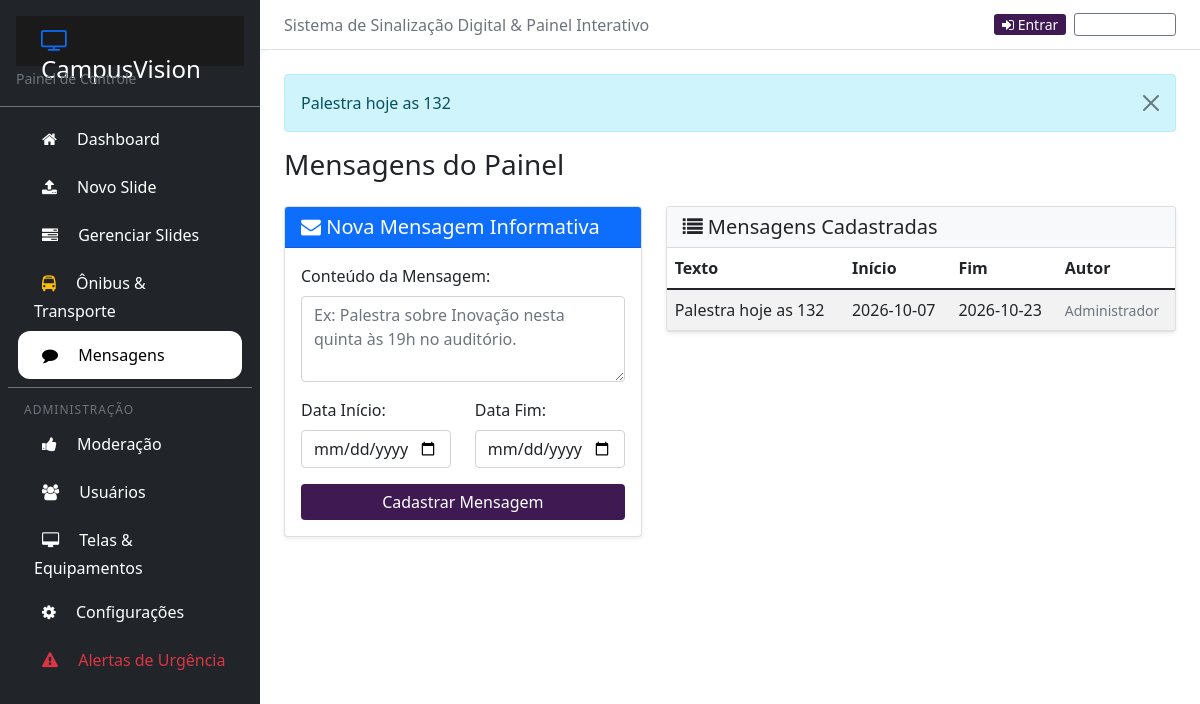
Screenshot of /messages/ with the database file from the repository.
### app/models.py (models this page shows)
class Message(models.Model):
    time_start = models.CharField(max_length=1000)
    time_end = models.CharField(max_length=1000)
    text = models.CharField(max_length=1000)
    submitted_by = models.CharField(max_length=1000, default="Admin")
    class Meta:
        db_table = 'Message'
    def __str__(self):
        return self.text

### app/views.py (the view, shortened to what this page needs)
# urls.py: path('messages/', views.messages_view, name='messages'),
def messages_view(request):
    return render(request, 'app/messages.html', {
        'title': 'Mensagens do Painel',
        'name': get_current_user_name(request),
        'mod_count': mod_counter(),
        'messages': Message.objects.all().order_by('-id')
    })

### app/utils.py (called while the page is built)
def mod_counter():
    return Slide.objects.filter(approval="Waiting Review").count()

### app/views.py (called while the page is built)
def get_current_user_name(request):
    if request.user.is_authenticated:
        return getattr(request.user, 'name', None) or request.user.get_username()
    return "Visitante"

### app/templates/app/messages.html (shortened to what this page needs)
{% extends "app/base.html" %}
{% block content %}
<div class="row">
  <div class="col-md-5">
    <div class="card shadow-sm mb-4">
      <div class="card-header bg-primary text-white">
        <h5 class="mb-0"><i class="fa fa-envelope"></i> Nova Mensagem Informativa</h5>
      </div>
      <div class="card-body">
        <form method="POST" action="{% url 'messages' %}">
          <div class="mb-3">
            <label for="message_text" class="form-label font-weight-bold">Conteúdo da Mensagem:</label>
            <textarea class="form-control" id="message_text" name="message_text" rows="3" placeholder="Ex: Palestra sobre Inovação nesta quinta às 19h no auditório." required></textarea>
          </div>
          <div class="row">
            <div class="col-md-6 mb-3">
              <label for="time_start" class="form-label font-weight-bold">Data Início:</label>
              <input type="date" class="form-control" id="time_start" name="time_start" required>
            </div>
            <div class="col-md-6 mb-3">
              <label for="time_end" class="form-label font-weight-bold">Data Fim:</label>
              <input type="date" class="form-control" id="time_end" name="time_end" required>
            </div>
          </div>
          <button class="btn btn-primary w-100" type="submit">Cadastrar Mensagem</button>
        </form>
      </div>
    </div>
  </div>
  <div class="col-md-7">
    <div class="card shadow-sm">
      <div class="card-header bg-light">
        <h5 class="mb-0"><i class="fa fa-list"></i> Mensagens Cadastradas</h5>
      </div>
      <div class="card-body p-0">
        <table class="table table-striped table-hover mb-0">
          <thead>
            <tr>
              <th>Texto</th>
              <th>Início</th>
              <th>Fim</th>
              <th>Autor</th>
            </tr>
          </thead>
          <tbody>
            {% for msg in messages %}
              <tr>
                <td>{{ msg.text }}</td>
                <td>{{ msg.time_start }}</td>
                <td>{{ msg.time_end }}</td>
                <td><small class="text-muted">{{ msg.submitted_by }}</small></td>
              </tr>
            {% empty %}
              <tr>
                <td colspan="4" class="text-center py-4 text-muted">Nenhuma mensagem ativa.</td>
              </tr>
            {% endfor %}
          </tbody>
        </table>
      </div>
    </div>
  </div>
</div>
{% endblock %}

### app/templates/app/base.html (shortened to what this page needs)
{% load static %}
<!doctype html>
<html lang="pt-br">
  <head>
    <link rel="stylesheet" href="https://cdn.jsdelivr.net/npm/bootstrap@5.1.3/dist/css/bootstrap.min.css">
    <link rel="stylesheet" href="https://cdnjs.cloudflare.com/ajax/libs/font-awesome/4.7.0/css/font-awesome.min.css">
    <link rel="stylesheet" href="{% static 'main.css' %}">
  </head>
  <body>
    <main style="max-width: none; display: flex; flex-wrap: nowrap; min-height: 100vh;">
      <div class="sidebar d-flex flex-column flex-shrink-0 text-white" style="width: 260px; min-height: 100vh; background-color: #212529;">
        <div class="p-3 border-bottom border-secondary">
          <h4 class="app-title mb-0 text-white"><i class="fa fa-television text-primary"></i> CampusVision</h4>
          <small class="text-muted">Painel de Controle</small>
        </div>
        <ul class="nav nav-pills flex-column mb-auto p-2">
          <li class="nav-item">
            <a href="{% url 'index' %}" class="nav-link side-nav text-white {% if request.path == '/' %}active bg-primary{% endif %}">
              <i class="fa fa-home me-2"></i> Dashboard
            </a>
          </li>
          <li>
            <a href="{% url 'upload' %}" class="nav-link side-nav text-white {% if request.path == '/upload/' or request.path == '/upload' %}active bg-primary{% endif %}">
              <i class="fa fa-upload me-2"></i> Novo Slide
            </a>
          </li>
          <li>
            <a href="{% url 'manager' %}" class="nav-link side-nav text-white {% if '/manager' in request.path %}active bg-primary{% endif %}">
              <i class="fa fa-tasks me-2"></i> Gerenciar Slides
            </a>
          </li>
          <li>
            <a href="{% url 'bus_manager' %}" class="nav-link side-nav text-white {% if '/buses' in request.path %}active bg-primary{% endif %}">
              <i class="fa fa-bus me-2 text-warning"></i> Ônibus & Transporte
            </a>
          </li>
          <li>
            <a href="{% url 'messages' %}" class="nav-link side-nav text-white {% if '/messages' in request.path %}active bg-primary{% endif %}">
              <i class="fa fa-comment me-2"></i> Mensagens
            </a>
          </li>
          <li class="nav-item mt-2 pt-2 border-top border-secondary">
            <span class="px-3 text-uppercase text-muted" style="font-size: 0.75rem; letter-spacing: 1px;">Administração</span>
          </li>
          <li>
            <a href="{% url 'mod' %}" class="nav-link side-nav text-white {% if '/mod' in request.path %}active bg-primary{% endif %}">
              <i class="fa fa-thumbs-up me-2"></i> Moderação
            </a>
          </li>
          <li>
            <a href="{% url 'usermanager' %}" class="nav-link side-nav text-white {% if '/usermanager' in request.path %}active bg-primary{% endif %}">
              <i class="fa fa-users me-2"></i> Usuários
            </a>
          </li>
          <li>
            <a href="{% url 'configuration_equipment' %}" class="nav-link side-nav text-white {% if '/configuration_equipment' in request.path %}active bg-primary{% endif %}">
              <i class="fa fa-desktop me-2"></i> Telas & Equipamentos
            </a>
          </li>
          <li>
            <a href="{% url 'settings' %}" class="nav-link side-nav text-white {% if '/settings' in request.path %}active bg-primary{% endif %}">
              <i class="fa fa-cog me-2"></i> Configurações
            </a>
          </li>
          <li>
            <a href="{% url 'alerts' %}" class="nav-link side-nav text-danger {% if '/alerts' in request.path %}active bg-danger text-white{% endif %}">
              <i class="fa fa-exclamation-triangle me-2"></i> Alertas de Urgência
            </a>
          </li>
        </ul>
      </div>
      <div class="main-body d-flex flex-column flex-grow-1" style="background-color: #f8f9fa;">
        <nav class="topnav navbar navbar-expand navbar-light bg-white border-bottom px-4 py-2">
          <div class="container-fluid p-0">
            <span class="navbar-text text-muted">
              Sistema de Sinalização Digital & Painel Interativo
            </span>
            <div class="ms-auto d-flex align-items-center">
              {% if request.user.is_authenticated %}
                <span class="me-3 text-secondary">
                  <i class="fa fa-user-circle"></i> <strong>{{ name }}</strong>
                </span>
                <a href="{% url 'logout' %}" class="btn btn-outline-danger btn-sm">
                  <i class="fa fa-sign-out"></i> Sair
                </a>
              {% else %}
                <a href="{% url 'login' %}" class="btn btn-primary btn-sm me-2">
                  <i class="fa fa-sign-in"></i> Entrar
                </a>
                <a href="{% url 'signup' %}" class="btn btn-outline-secondary btn-sm">
                  <i class="fa fa-user-plus"></i> Cadastrar
                </a>
              {% endif %}
            </div>
          </div>
        </nav>
        <div class="content-box p-4 flex-grow-1">
          {% if messages %}
            {% for message in messages %}
              <div class="alert alert-{{ message.tags|default:'info' }} alert-dismissible fade show" role="alert">
                {{ message }}
                <button type="button" class="btn-close" data-bs-dismiss="alert" aria-label="Close"></button>
              </div>
            {% endfor %}
          {% endif %}
          <div class="d-flex justify-content-between align-items-center mb-4">
            <h3 class="mb-0 font-weight-bold">{{ title }}</h3>
          </div>
          {% block content %}{% endblock %}
        </div>
      </div>
    </main>
  </body>
</html>

### app/static/main.css (style rules this page uses)
html { font-size: 100%; box-sizing: border-box; }
.main-body { background: #1a1a1a; }
*, *:before, *:after { box-sizing: inherit; }
.btn-primary, .side-nav { color: white; background-color: #3e1952; border: none; }
.side-nav.active { color: black !important; background-color: white !important; border: none !important; }
.nav-pills .nav-link { color: #d4d4d4; margin-right: 10px; margin-left: 10px; border-radius: 12px; }
.app-title { height: 50px; padding: 10px; margin-bottom: 0rem; padding-left: 25px; background: #1a1a1a; }
.topnav { height: 50px; background: #3e1952; color: white; background: #1a1a1a; }
.topnav a { color: white; text-align: center; padding-top: 0px; padding-bottom: 0px; }
.sidebar { background: #1a1a1a; width: 280px; min-height: 100vh; }
.side-nav i { padding: 8px; }
.content-box { border-radius: 12px 0px 0px 12px; min-height: 95vh; background: white; }

### rows the page displays
Message: text "Palestra hoje as 132", time_start "2026-10-07", time_end "2026-10-23", submitted_by "Administrador"

### other values shown
{{ title }} "Mensagens do Painel"
